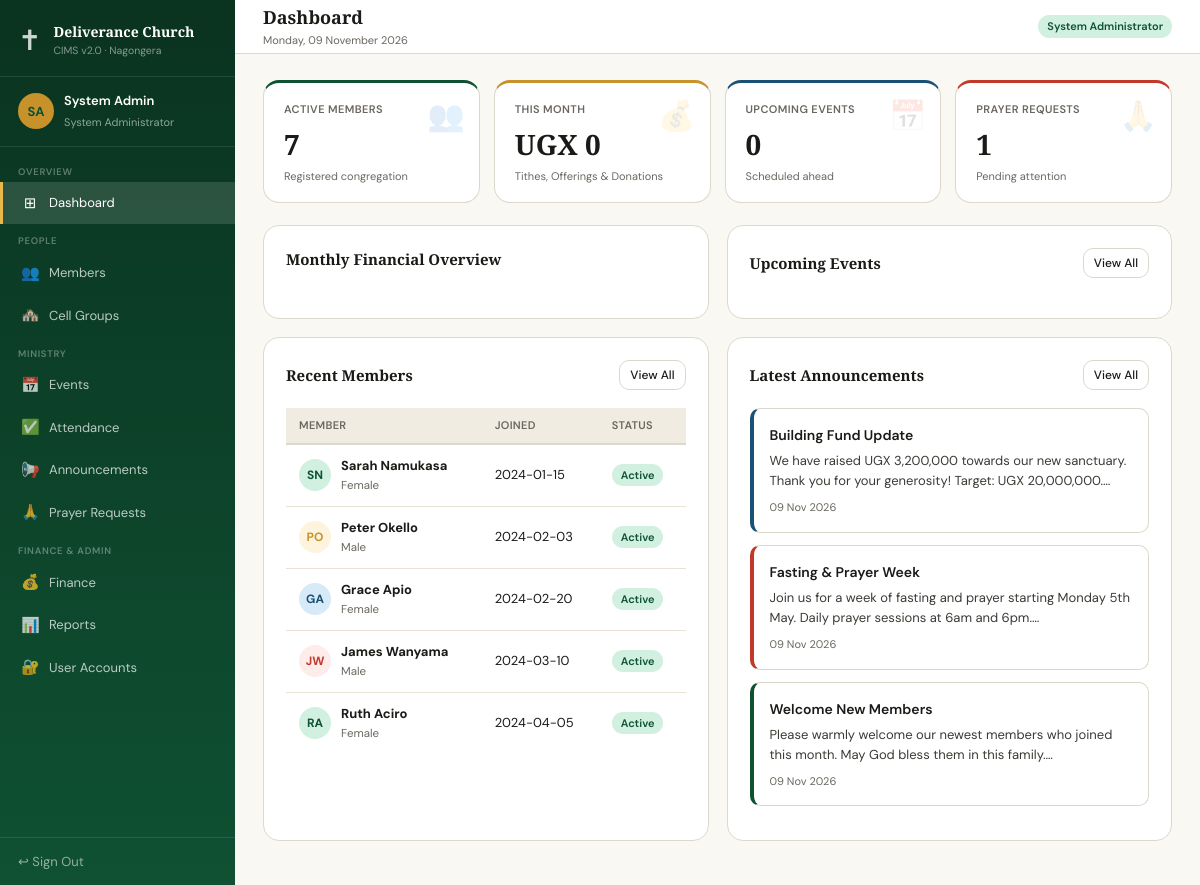
/pages/dashboard.php (signed in), run on the app's committed database.
### tables this page shows
CREATE TABLE members (
    id INT AUTO_INCREMENT PRIMARY KEY,
    first_name VARCHAR(60) NOT NULL,
    last_name VARCHAR(60) NOT NULL,
    phone VARCHAR(30),
    email VARCHAR(100),
    date_of_birth DATE,
    gender ENUM('Male','Female','Other'),
    address VARCHAR(200),
    group_id INT,
    registration_date DATE NOT NULL DEFAULT (CURRENT_DATE),
    status ENUM('Active','Inactive') NOT NULL DEFAULT 'Active',
    notes TEXT,
    created_at TIMESTAMP DEFAULT CURRENT_TIMESTAMP,
    FOREIGN KEY (group_id) REFERENCES cell_groups(id) ON DELETE SET NULL
);

CREATE TABLE announcements (
    id INT AUTO_INCREMENT PRIMARY KEY,
    title VARCHAR(200) NOT NULL,
    message TEXT NOT NULL,
    priority ENUM('normal','info','urgent') DEFAULT 'normal',
    posted_by INT,
    created_at TIMESTAMP DEFAULT CURRENT_TIMESTAMP,
    FOREIGN KEY (posted_by) REFERENCES users(id) ON DELETE SET NULL
);

### includes/auth.php (called while the page is built, shortened)
<?php
function currentUser(): array {
    return [
        'id'   => $_SESSION['user_id']   ?? 0,
        'name' => $_SESSION['user_name'] ?? '',
        'role' => $_SESSION['role']      ?? '',
    ];
}

### pages/dashboard.php (the view, shortened to what this page needs)
<?php
require_once __DIR__ . '/../config/db.php';
$pageTitle = 'Dashboard';
require_once __DIR__ . '/../includes/header.php';
$activeMembers  = $pdo->query("SELECT COUNT(*) FROM members WHERE status='Active'")->fetchColumn();
$monthlyTotal   = $pdo->query("SELECT COALESCE(SUM(amount),0) FROM transactions WHERE MONTH(transaction_date)=MONTH(CURDATE()) AND YEAR(transaction_date)=YEAR(CURDATE())")->fetchColumn();
$upcomingEvents = $pdo->query("SELECT COUNT(*) FROM events WHERE event_date >= CURDATE()")->fetchColumn();
$pendingPrayers = $pdo->query("SELECT COUNT(*) FROM prayer_requests WHERE status='Pending'")->fetchColumn();
$recentMembers = $pdo->query("SELECT * FROM members ORDER BY created_at DESC LIMIT 5")->fetchAll();
$announcements = $pdo->query("SELECT * FROM announcements ORDER BY created_at DESC LIMIT 3")->fetchAll();
$avColors = ['av-g','av-gold','av-b','av-r'];
?>
<div class="stats-row">
  <div class="stat green" data-icon="👥">
    <div class="stat-label">Active Members</div>
    <div class="stat-val"><?= $activeMembers ?></div>
    <div class="stat-sub">Registered congregation</div>
  </div>
  <div class="stat gold" data-icon="💰">
    <div class="stat-label">This Month</div>
    <div class="stat-val">UGX <?= number_format($monthlyTotal) ?></div>
    <div class="stat-sub">Tithes, Offerings &amp; Donations</div>
  </div>
  <div class="stat blue" data-icon="📅">
    <div class="stat-label">Upcoming Events</div>
    <div class="stat-val"><?= $upcomingEvents ?></div>
    <div class="stat-sub">Scheduled ahead</div>
  </div>
  <div class="stat red" data-icon="🙏">
    <div class="stat-label">Prayer Requests</div>
    <div class="stat-val"><?= $pendingPrayers ?></div>
    <div class="stat-sub">Pending attention</div>
  </div>
</div>
<div class="grid-2">
  <div class="card">
    <div class="card-header"><span class="card-title">Monthly Financial Overview</span></div>
  </div>
  <div class="card">
    <div class="card-header">
      <span class="card-title">Upcoming Events</span>
      <a href="/cims/pages/events.php" class="btn btn-sm">View All</a>
    </div>
  </div>
</div>
<div class="grid-2">
  <div class="card">
    <div class="card-header">
      <span class="card-title">Recent Members</span>
      <a href="/cims/pages/members.php" class="btn btn-sm">View All</a>
    </div>
    <div class="tbl-wrap">
      <table>
        <thead><tr><th>Member</th><th>Joined</th><th>Status</th></tr></thead>
        <tbody>
          <?php foreach ($recentMembers as $i => $m): ?>
            <tr>
              <td>
                <div class="member-cell">
                  <div class="av <?= $avColors[$i % 4] ?>"><?= strtoupper(substr($m['first_name'],0,1).substr($m['last_name'],0,1)) ?></div>
                  <div class="member-info">
                    <strong><?= htmlspecialchars($m['first_name'].' '.$m['last_name']) ?></strong>
                    <span><?= htmlspecialchars($m['gender']) ?></span>
                  </div>
                </div>
              </td>
              <td><?= htmlspecialchars($m['registration_date']) ?></td>
              <td><span class="badge <?= $m['status']==='Active'?'b-green':'b-gray' ?>"><?= $m['status'] ?></span></td>
            </tr>
          <?php endforeach; ?>
        </tbody>
      </table>
    </div>
  </div>
  <div class="card">
    <div class="card-header">
      <span class="card-title">Latest Announcements</span>
      <a href="/cims/pages/announcements.php" class="btn btn-sm">View All</a>
    </div>
    <?php foreach ($announcements as $a): ?>
      <div class="notice <?= $a['priority'] ?>">
        <div class="notice-title"><?= htmlspecialchars($a['title']) ?></div>
        <div class="notice-body"><?= htmlspecialchars(substr($a['message'],0,120)) ?>…</div>
        <div class="notice-meta"><?= date('d M Y', strtotime($a['created_at'])) ?></div>
      </div>
    <?php endforeach; ?>
  </div>
</div>
<?php require_once __DIR__ . '/../includes/footer.php'; ?>

### includes/header.php (shortened to what this page needs)
<?php
require_once __DIR__ . '/../includes/auth.php';
$user = currentUser();
$currentPage = basename($_SERVER['PHP_SELF'], '.php');
$nav = $navItems[$user['role']] ?? [];
$initials = strtoupper(substr($user['name'], 0, 1) . (strpos($user['name'], ' ') !== false ? substr($user['name'], strpos($user['name'], ' ') + 1, 1) : ''));
?>
<!DOCTYPE html>
<html lang="en">
<head>
<link rel="stylesheet" href="/cims/assets/css/style.css">
</head>
<body>
<div class="app">
  <aside class="sidebar">
    <div class="sb-logo">
      <div class="sb-cross">✝</div>
      <div>
        <h1>Deliverance Church</h1>
        <p>CIMS v2.0 · Nagongera</p>
      </div>
    </div>
    <div class="sb-user">
      <div class="sb-avatar"><?= htmlspecialchars($initials) ?></div>
      <div class="sb-uinfo">
        <p><?= htmlspecialchars($user['name']) ?></p>
        <span><?= htmlspecialchars($user['role']) ?></span>
      </div>
    </div>
    <nav class="sb-nav">
      <?php foreach ($nav as $item): ?>
        <?php if (isset($item['section'])): ?>
          <div class="sb-section"><?= htmlspecialchars($item['section']) ?></div>
        <?php else: ?>
          <a href="/cims/pages/<?= $item['page'] ?>.php"
             class="sb-item <?= $currentPage === $item['page'] ? 'active' : '' ?>">
            <span class="icon"><?= $item['icon'] ?></span>
            <?= htmlspecialchars($item['label']) ?>
          </a>
        <?php endif; ?>
      <?php endforeach; ?>
    </nav>
    <a href="/cims/logout.php" class="sb-logout">↩ Sign Out</a>
  </aside>
  <div class="main">
    <header class="topbar">
      <div class="topbar-left">
        <h2><?= htmlspecialchars($pageTitle ?? '') ?></h2>
        <p><?= date('l, d F Y') ?></p>
      </div>
      <div class="topbar-right">
        <span class="badge b-role"><?= htmlspecialchars($user['role']) ?></span>
      </div>
    </header>
    <div class="content">

### includes/footer.php (shortened to what this page needs)
    </div>
  </div>
</div>
</body>
</html>

### data on the page
members: first_name+last_name "SN", first_name+last_name "Sarah Namukasa", gender "Female", registration_date "2024-01-15", status "Active"
members: first_name+last_name "PO", first_name+last_name "Peter Okello", gender "Male", registration_date "2024-02-03", status "Active"
members: first_name+last_name "GA", first_name+last_name "Grace Apio", gender "Female", registration_date "2024-02-20", status "Active"
members: first_name+last_name "JW", first_name+last_name "James Wanyama", gender "Male", registration_date "2024-03-10", status "Active"
members: first_name+last_name "RA", first_name+last_name "Ruth Aciro", gender "Female", registration_date "2024-04-05", status "Active"
announcements: title "Building Fund Update", message "We have raised UGX 3,200,000 towards our new sanctuary. Thank you for your generosity! Target: UGX 20,000,000.", created_at "09 Nov 2026"
announcements: title "Fasting & Prayer Week", message "Join us for a week of fasting and prayer starting Monday 5th May. Daily prayer sessions at 6am and 6pm.", created_at "09 Nov 2026"
announcements: title "Welcome New Members", message "Please warmly welcome our newest members who joined this month. May God bless them in this family.", created_at "09 Nov 2026"

### other printed values
$initials "SA"
$user['name'] "System Admin"
$user['role'] "System Administrator"
$item['section'] "OVERVIEW"
$item['icon'] "⊞"
$item['label'] "Dashboard"
$item['section'] "PEOPLE"
$item['icon'] "👥"
$item['label'] "Members"
$item['icon'] "🏘️"
$item['label'] "Cell Groups"
$item['section'] "MINISTRY"
$item['icon'] "📅"
$item['label'] "Events"
$item['icon'] "✅"
